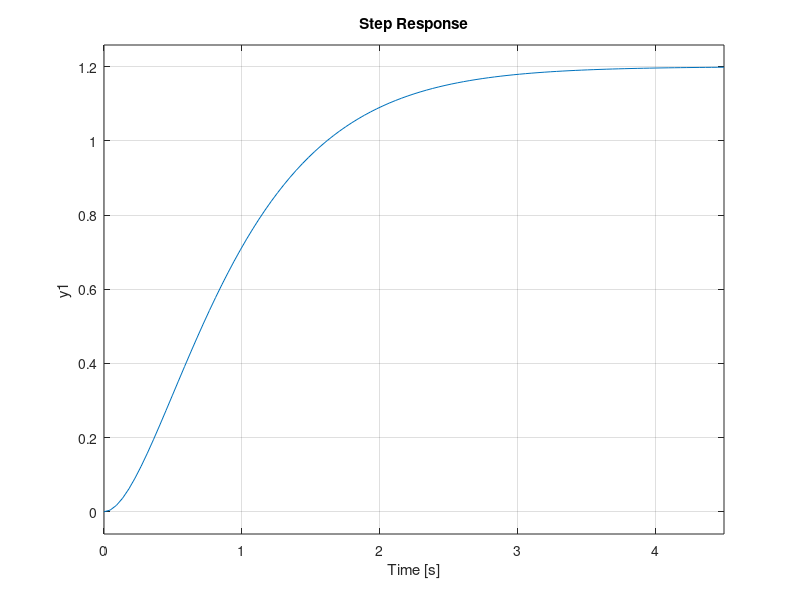

Recreate this plot in MATLAB.
close all; clear all; history -c; clc;
pkg load control;

s = tf('s');
% Se trata de un sistema sobreamortiguado donde psita > 1 tal que usaremos
% una aproximación donde:
yss = 1.2;
K = yss;

% Se mide el tiempo de establecimiento y con ello se calcula Tau
Ts = 5;
Tau = Ts/5;

F = K/((Tau/2)*s + 1)^2
step(F, 4.5)
